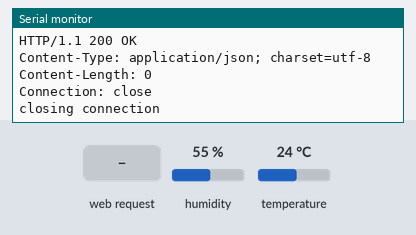
This sketch was run on a simulated ESP8266 (NodeMCU). On the bench: the last lines printed to the serial monitor. The test bench sets the inputs (shaded band); at power-on: humidity 55 %, temperature 24 °C. WiFi joins after 1.5 s; servers stay silent unless stated; uploads are accepted with an empty reply.

Above: at 4.0 s.
4.1 s: HTTP request GET /mn-cse received
At 6.6 s:
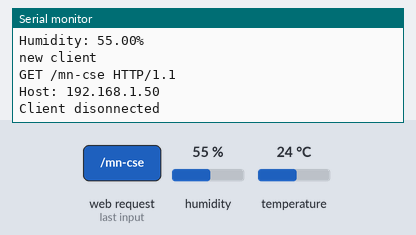
7.6 s: HTTP request GET /mn-cse/sensornode1 received
At 9.6 s:
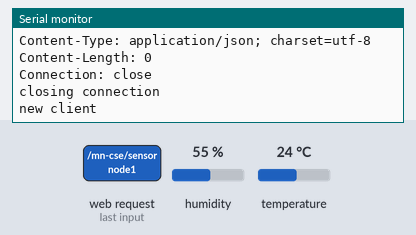
11.1 s: HTTP request GET /mn-cse/sensornode1/temperature received
At 14.3 s:
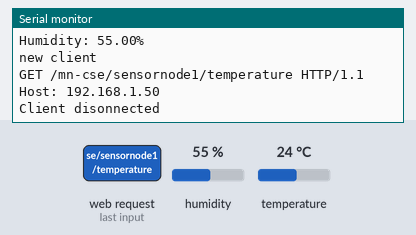
14.6 s: HTTP request GET /mn-cse/sensornode1/dht received
At 18.4 s:
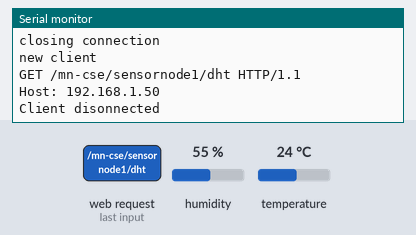
18.9 s: HTTP request GET /server/mydevice1/temperature received
At 21.0 s:
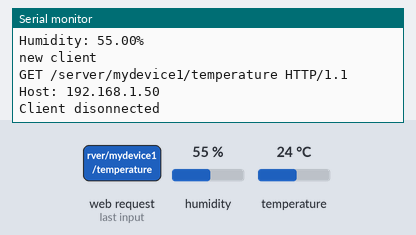
22.4 s: humidity set to 22 %
At 26.6 s:
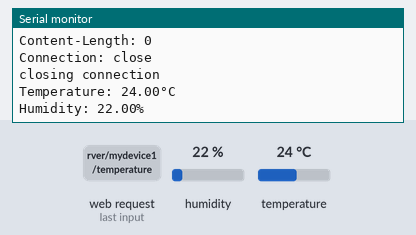
Timing chart, 0 to 26.9 s (numbered marks = the images above; inputs shaded):
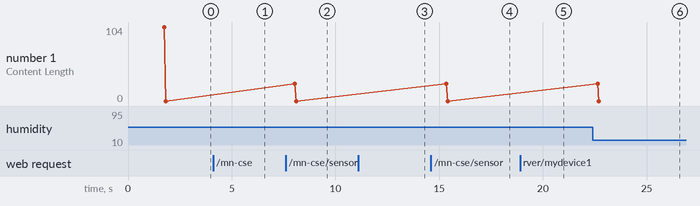

The sketch:

sensor-nodeV1.ino
```cpp
#include <ESP8266WiFi.h>
#include "Timer.h"
#include <Adafruit_Sensor.h>
#include <DHT.h>
#include <DHT_U.h>

#define DHTPIN 0
#define DHTTYPE    DHT11
///////////////Parameters/////////////////
// WIFI params
const char* ssid = "LPiOTIA";
const char* password = "";
DHT_Unified dht(DHTPIN, DHTTYPE);
uint32_t delayMS;

// CSE params
const char* host = "192.168.143.139";
const int httpPort = 8282;

// AE params
const int aePort   = 80;
const char* origin   = "Cae-admin";
///////////////////////////////////////////

Timer t;

WiFiServer server(aePort);
int sensorPin = A0; // select the input pin for LDR
int sensorValue = 0; // variable to store the value coming from the sensor

void setup() {

  Serial.begin(115200);
    dht.begin();
  sensor_t sensor;
  dht.temperature().getSensor(&sensor);
Serial.println(F("------------------------------------"));
  Serial.println(F("Temperature Sensor"));
  Serial.print  (F("Sensor Type: ")); Serial.println(sensor.name);
  Serial.print  (F("Driver Ver:  ")); Serial.println(sensor.version);
  Serial.print  (F("Unique ID:   ")); Serial.println(sensor.sensor_id);
  Serial.print  (F("Max Value:   ")); Serial.print(sensor.max_value); Serial.println(F("°C"));
  Serial.print  (F("Min Value:   ")); Serial.print(sensor.min_value); Serial.println(F("°C"));
  Serial.print  (F("Resolution:  ")); Serial.print(sensor.resolution); Serial.println(F("°C"));
  Serial.println(F("------------------------------------"));
  // Print humidity sensor details.
  dht.humidity().getSensor(&sensor);
  Serial.println(F("Humidity Sensor"));
  Serial.print  (F("Sensor Type: ")); Serial.println(sensor.name);
  Serial.print  (F("Driver Ver:  ")); Serial.println(sensor.version);
  Serial.print  (F("Unique ID:   ")); Serial.println(sensor.sensor_id);
  Serial.print  (F("Max Value:   ")); Serial.print(sensor.max_value); Serial.println(F("%"));
  Serial.print  (F("Min Value:   ")); Serial.print(sensor.min_value); Serial.println(F("%"));
  Serial.print  (F("Resolution:  ")); Serial.print(sensor.resolution); Serial.println(F("%"));
  Serial.println(F("------------------------------------"));
    delayMS = sensor.min_delay / 1000;

  delay(10);

  // Configure pin 5 for LED control
  /*pinMode(5, OUTPUT);
  digitalWrite(5, 0);*/

  Serial.println();
  Serial.println();

  // Connect to WIFI network
  Serial.print("Connecting to ");
  Serial.println(ssid);

  WiFi.persistent(false);

  WiFi.begin(ssid, password);

  while (WiFi.status() != WL_CONNECTED) {
    delay(500);
    Serial.print(".");
  }
  Serial.println();
  Serial.println("WiFi connected");
  Serial.println("IP address: ");
  Serial.println(WiFi.localIP());

  // Start HTTP server
  server.begin();
  Serial.println("Server started");

  // Create AE resource
  //String resulat = send("/server",2,"{\"m2m:ae\":{\"rn\":\"sensornode1\",\"api\":\"sensornode1.company.com\",\"rr\":\"true\",\"poa\":[\"http://"+WiFi.localIP().toString()+":"+aePort+"\"]}}");
   String resulat = send("/mn-cse",2,"{\"m2m:ae\":{\"rn\":\"mydevice1\",\"api\":\"mydevice1.company.com\",\"rr\":\"true\",\"poa\":[\"http://"+WiFi.localIP().toString()+":"+aePort+"\"]}}");

  if(resulat=="HTTP/1.1 201 Created"){
    // Create Container resource
    send("/mn-cse/sensornode1",3,"{\"m2m:cnt\":{\"rn\":\"temperature\"}}");

    // Create ContentInstance resource
    send("/mn-cse/sensornode1/temperature",4,"{\"m2m:cin\":{\"con\":\"0\"}}");

    // Create Container resource
    send("/mn-cse/sensornode1",3,"{\"m2m:cnt\":{\"rn\":\"dht\"}}");

    // Create ContentInstance resource
    send("/mn-cse/sensornode1/dht",4,"{\"m2m:cin\":{\"con\":\"OFF\"}}");

    // Create Subscription resource
    send("/mn-cse/sensornode1/dht",23,"{\"m2m:sub\":{\"rn\":\"dht_sub\",\"nu\":[\"Cae_device1\"],\"nct\":1}}");
  }

  t.every(1000*5, push);
}

// Method in charge of receiving event from the CSE
void loop(){
    delay(delayMS);
sensors_event_t event;
  dht.temperature().getEvent(&event);
  if (isnan(event.temperature)) {
    Serial.println(F("Error reading temperature!"));
  }
  else {
    Serial.print(F("Temperature: "));
    Serial.print(event.temperature);
    Serial.println(F("°C"));
  }
dht.humidity().getEvent(&event);
  if (isnan(event.relative_humidity)) {
    Serial.println(F("Error reading humidity!"));
  }
  else {
    Serial.print(F("Humidity: "));
    Serial.print(event.relative_humidity);
    Serial.println(F("%"));
  }

  t.update();
  // Check if a client is connected
  WiFiClient client = server.available();
  if (!client) {
    return;
  }

  // Wait until the client sends some data
  Serial.println("new client");
  while(!client.available()){
    delay(1);
  }

  // Read the request
  String req = client.readString();
  Serial.println(req);
  client.flush();

  // Switch the LED state according to the received value
  /*if (req.indexOf("ON") != -1){
    digitalWrite(5, 1);
  }else if (req.indexOf("OFF") != -1){
    digitalWrite(5, 0);
  }else{
    Serial.println("invalid request");
    client.stop();
    return;
  }*/

  client.flush();

  // Send HTTP response to the client
  String s = "HTTP/1.1 200 OK\r\n";
  client.print(s);
  delay(1);
  Serial.println("Client disonnected");

  sensorValue = event.temperature;
}


// Method in charge of sending request to the CSE
String send(String url,int ty, String rep) {

  // Connect to the CSE address
  Serial.print("connecting to ");
  Serial.println(host);

  WiFiClient client;

  if (!client.connect(host, httpPort)) {
    Serial.println("connection failed");
    return "error";
  }


  // prepare the HTTP request
  String req = String()+"POST " + url + " HTTP/1.1\r\n" +
               "Host: " + host + "\r\n" +
               "X-M2M-Origin: " + origin + "\r\n" +
               "Content-Type: application/json;ty="+ty+"\r\n" +
               "Content-Length: "+ rep.length()+"\r\n"
               "Connection: close\r\n\n" +
               rep;

  Serial.println(req+"\n");

  // Send the HTTP request
  client.print(req);

  unsigned long timeout = millis();
  while (client.available() == 0) {
    if (millis() - timeout > 5000) {
      Serial.println(">>> Client Timeout !");
      client.stop();
      return "error";
    }
  }

  // Read the HTTP response
  String res="";
  if(client.available()){
    res = client.readStringUntil('\r');
    Serial.print(res);
  }
  while(client.available()){
    String line = client.readStringUntil('\r');
    Serial.print(line);
  }

  Serial.println();
  Serial.println("closing connection");
  Serial.println();
  return res;
}

void push(){
  //sensorValue = event.temperature;
  Serial.println("ENVOI");
  String data = String()+"{\"m2m:cin\":{\"con\":\""+sensorValue+"\"}}";
  send("/server/mydevice1/temperature",4,data);

}
```

Measured:
- after the input at 4.1 s, the serial monitor: prints a new line after 0.73 s (image 1)
- after the input at 11.1 s, the serial monitor: prints a new line after 2.0 s (image 3)
- after the input at 14.6 s, the serial monitor: prints a new line after 2.8 s (image 4)
- after the input at 18.9 s, the serial monitor: prints a new line after 1.5 s (image 5)
- after the input at 22.4 s, the serial monitor: prints a new line at once (image 6)
